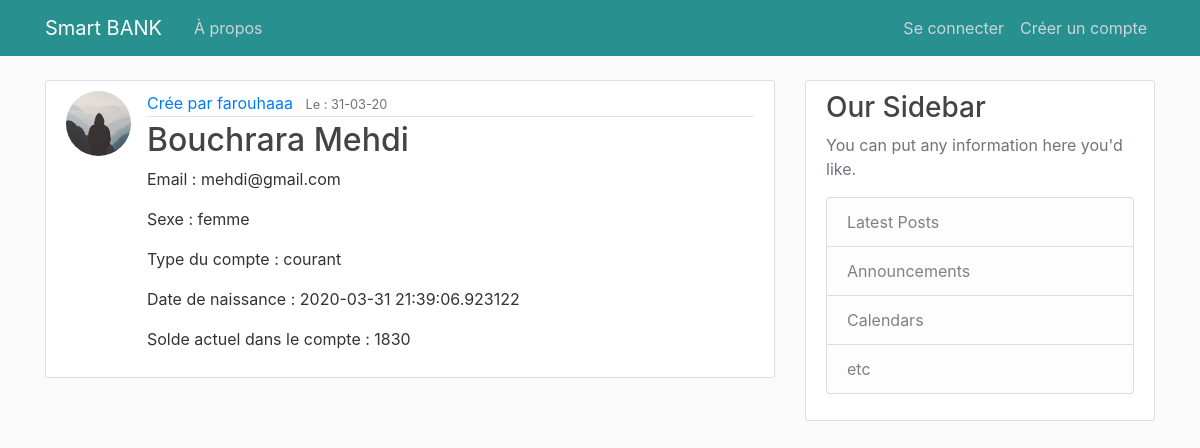
Page /compte/2 on the committed database.
### projet/models.py (models this page shows, shortened)
class Compte(db.Model):
    id = db.Column(db.Integer, primary_key=True)
    nom = db.Column(db.String(20), unique=True, nullable=False)
    prenom = db.Column(db.String(20), unique=True, nullable=False)
    email = db.Column(db.String(120), unique=True, nullable=False)
    sexe = db.Column(db.String(20), nullable=False)
    image_file = db.Column(db.String(20), nullable=False, default='default.jpg')
    password = db.Column(db.String(60), nullable=False)
    date_naissance = db.Column(db.String, nullable=False, default=datetime.utcnow)
    date_posted = db.Column(db.DateTime, nullable=False, default=datetime.utcnow)
    solde = db.Column(db.Integer, nullable=False, default=0)
    type_compte = db.Column(db.String(20), nullable=False, default='courant')
    user_id = db.Column(db.Integer, db.ForeignKey('user.id'), nullable=False)

class User(db.Model, UserMixin):
    id = db.Column(db.Integer, primary_key=True)
    username = db.Column(db.String(20), unique=True, nullable=False)
    email = db.Column(db.String(120), unique=True, nullable=False)
    image_file = db.Column(db.String(20), nullable=False, default='default.jpg')
    password = db.Column(db.String(60), nullable=False)
    comptes = db.relationship('Compte', backref='createur', lazy=True)

### projet/routes.py (the view)
@app.route("/compte/<int:compte_id>")
def compte(compte_id):
    compte = Compte.query.get_or_404(compte_id)
    return render_template('compte.html', title=compte.prenom, compte=compte)

### projet/templates/compte.html (shortened to what this page needs)
{% extends "layout.html" %}
{% block content %}
  <article class="media content-section">
    <img class="rounded-circle article-img" src="{{ url_for('static', filename='profile_pics/' + compte.image_file) }}">
    <div class="media-body">
      <div class="article-metadata">
        <a class="mr-2" href="#">Crée par {{ compte.createur.username }}</a>
        <small class="text-muted">Le : {{ compte.date_posted.strftime('%d-%m-%y') }}</small>
      </div>
      <h2 class="article-title">{{ compte.nom }}  {{ compte.prenom }}</h2>
      <p class="article-content">Email : {{ compte.email }}</p>
      <p class="article-content">Sexe : {{ compte.sexe }}</p>
      <p class="article-content">Type du compte : {{ compte.type_compte }}</p>
      <p class="article-content">Date de naissance : {{ compte.date_naissance }}</p>
      <p class="article-content">Solde actuel dans le compte : {{ compte.solde }}</p>
    </div>
  </article>
{% endblock content %}

### projet/static/main.css (style rules this page uses)
body { background: #fafafa; color: #333333; margin-top: 5rem; }
h1, h2, h3, h4, h5, h6 { color: #444444; }
.content-section { background: #ffffff; padding: 10px 20px; border: 1px solid #dddddd; border-radius: 3px; margin-bottom: 20px; }
.article-title { color: #444444; }
.article-content { white-space: pre-line; }
.article-img { height: 65px; width: 65px; margin-right: 16px; }
.article-metadata { padding-bottom: 1px; margin-bottom: 4px; border-bottom: 1px solid #e3e3e3 }

### rows in the picture
Compte: image_file (placeholder picture), date_posted "31-03-20", nom "Bouchrara", prenom "Mehdi", email "mehdi@gmail.com", sexe "femme", type_compte "courant", date_naissance "2020-03-31 21:39:06.923122", solde "1830"
User: createur.username "farouhaaa"
